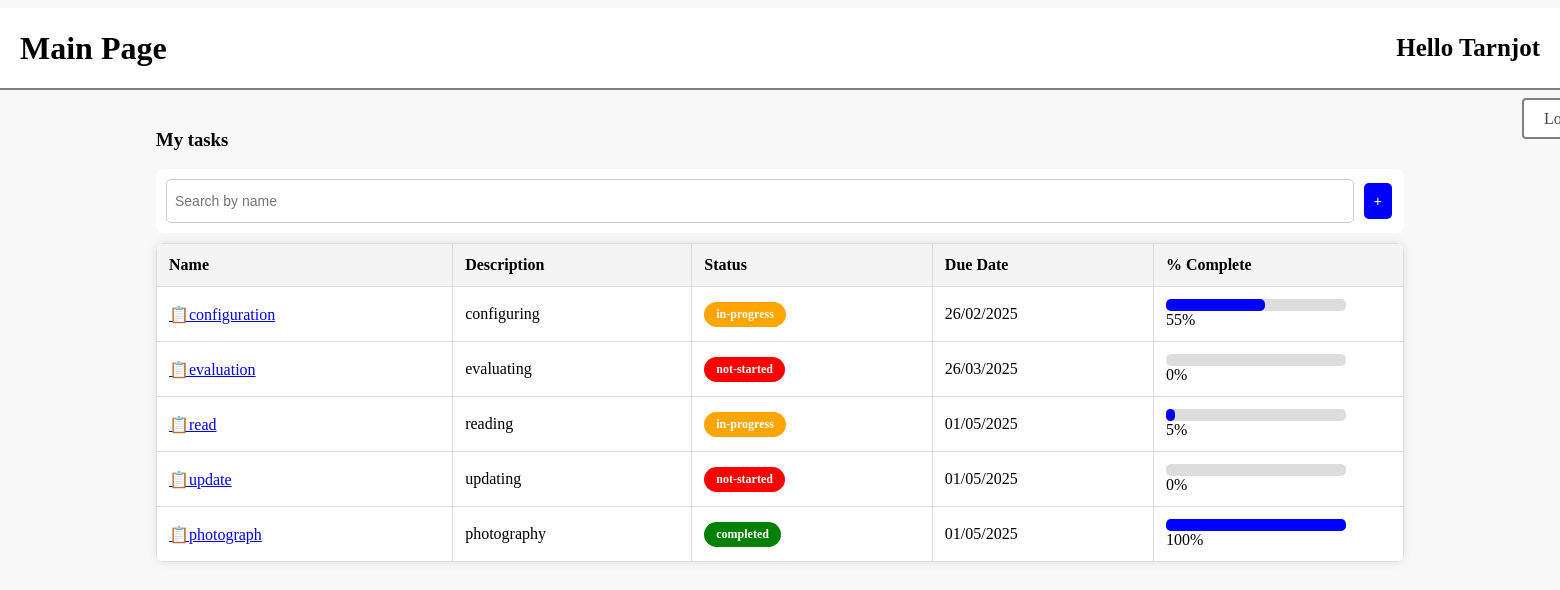
Page /mainPage.php (signed in) on the committed database.
### tables this page shows
CREATE TABLE "Task" (
	"taskID"	INTEGER NOT NULL UNIQUE,
	"userID"	INTEGER,
	"groupID"	INTEGER,
	"taskName"	TEXT NOT NULL,
	"description"	TEXT,
	"dueDate"	TEXT NOT NULL,
	"progress"	INTEGER NOT NULL DEFAULT 0,
	PRIMARY KEY("taskID" AUTOINCREMENT),
	FOREIGN KEY("userID") REFERENCES "User"("userID"),
	FOREIGN KEY("groupID") REFERENCES "TaskGroup"("groupID")
);

### mainPage.php (the view, shortened to what this page needs)
<!DOCTYPE html>
<html lang="en">
<head>
    <link rel="stylesheet" href="mainPage.css">
</head>
<body>
    <div class="header">
        <div class="header-left">
            <h1>Main Page</h1>
        </div>
        <div class="header-right">
            <h2>Hello <?php session_start(); echo $_SESSION['firstName']; ?></h2>
        </div>
    </div>
    <div class="logout-button">
            <a href="index.php" class="button-class">Logout</a>
    </div>
    <div class="container">
        <h3>My tasks</h3>
        <div class="search-bar">
            <input type="text" id="searchInput" placeholder="Search by name" onkeyup="filterTasks()">
            <button class="add-task" onclick="window.location.href='createTaskPage.php'">+</button>
        </div>
<?php
    $db = new SQLite3('TaskManagementDB.db');
    $userID=$_SESSION['userID'];
    $select_query = "SELECT * FROM Task WHERE userID='$userID' or
                groupID in (select groupID from GroupMembers where userID='$userID')";
    $result = $db->query($select_query);
    echo "<table id='taskTable'>";
    echo "<tr>
            <th>Name</th>
            <th>Description</th>
            <th>Status</th>
            <th>Due Date</th>
            <th>% Complete</th>
        </tr>";
    while ($row = $result->fetchArray(SQLITE3_ASSOC)) {
        $taskID= $row['taskID'];
        $taskName= $row['taskName'];
        $description= $row['description'];
        $dueDate= $row['dueDate'];
        $completion= $row['progress'];
        $date = new DateTime($dueDate);
        $formattedDate=$date->format("d/m/Y");
        if($completion==0) {
            $currentStatus = "not-started";
        }
        elseif ($completion == 100) {
            $currentStatus = "completed";
        }
        else {
            $currentStatus = "in-progress";
        }
        echo "<tr>
                <td><a id=\"taskLink\" href=\"manageTaskPage.php?taskID=$taskID\">📋$taskName</td>
                <td>$description</td>
                <td><span class=\"status $currentStatus\">$currentStatus</span></td>
                <td>$formattedDate</td>
                <td>
                    <div class=\"progress-bar\">
                        <div class=\"progress\" style=\"width: $completion%;\"></div> $completion%
                    </div>
                </td>
            </tr>";
    }
    echo "</table>";
?>
</body>
</html>

### mainPage.css (style rules this page uses)
body { font-family: "Microsoft Yahei"; margin: 0; padding: 0; background-color: #f8f8f8; }
.header { color: black; display: flex; justify-content: space-between; align-items: center; padding: 0px 20px; background-color: white; border-bottom: 2px solid gray; position: relative; height: 10vh; margin-top: 1vh; }
.header-right { display: flex; flex-direction: column; }
h1 { font-size: 32px; margin: 0; }
h2 { font-size: 25px; margin: 0; }
.logout-button { position: absolute; margin-top: 2.5vh; margin-left: 190vh; }
.button-class, button { background-color: #ffffff; border: 2px solid grey; color: rgb(70, 70, 70); padding: 10px 20px; text-align: center; text-decoration: none; font-size: 16px; margin: 4px 2px; cursor: pointer; border-radius: 4px; }
.add-task { background-color: blue; color: white; border: none; padding: 10px 10px; cursor: pointer; font-size: 14px; border-radius: 5px; margin-left: 10px; display: inline-block; vertical-align: middle; }
.container { width: 80%; margin: auto; padding-top: 20px; }
.search-bar { display: flex; justify-content: space-between; margin-bottom: 10px; background-color: white; padding: 10px; border-radius: 8px; }
.search-bar input { flex: 1; padding: 8px; border: 1px solid #ccc; border-radius: 5px; margin-bottom: 0px; }
table { width: 100%; border-collapse: collapse; background-color: white; border-radius: 8px; overflow: hidden; box-shadow: 0px 0px 10px rgba(0, 0, 0, 0.1); }
th, td { border: 1px solid #ddd; padding: 12px; text-align: left; }
th { background-color: #f4f4f4; font-weight: bold; }
input, select { width: 100%; padding: 8px; border: 1px solid #ccc; border-radius: 5px; font-size: 14px; }
.status { padding: 5px 12px; border-radius: 15px; color: white; font-size: 12px; display: inline-block; font-weight: bold; }
.not-started { background-color: red; }
.in-progress { background-color: orange; }
.completed { background-color: green; }
.progress-bar { background-color: #ddd; border-radius: 5px; width: 80%; height: 12px; display: inline-block; position: relative; }
.progress { background-color: blue; height: 100%; border-radius: 5px; }
label, input { width: 100%; margin-bottom: 10px; }

### rows in the picture
task: taskName "configuration", description "configuring", progress "in-progress", dueDate "26/02/2025", progress "55"
task: taskName "evaluation", description "evaluating", progress "not-started", dueDate "26/03/2025", progress "0"
task: taskName "read", description "reading", progress "in-progress", dueDate "01/05/2025", progress "5"
task: taskName "update", description "updating", progress "not-started", dueDate "01/05/2025", progress "0"
task: taskName "photograph", description "photography", progress "completed", dueDate "01/05/2025", progress "100"

### other values in the picture
$_SESSION['firstName'] "Tarnjot"
